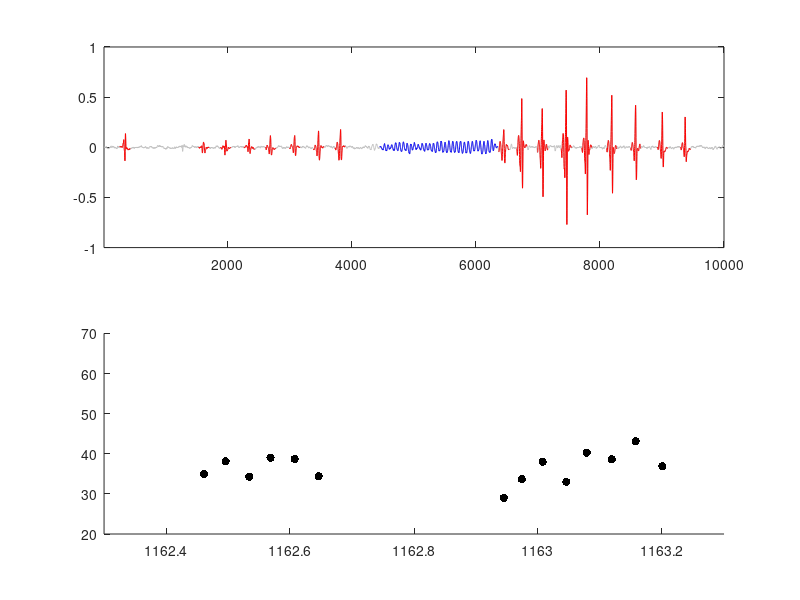

MATLAB code for this plot:
%%
% corrected Figure S2
% This plot from Figure 1 of Stern 2014 was derived from a section of song
% from sample PS_20130625111709_ch3, sample points approximately 
% 1162.3e4:1163.3e4. Corresponds to I re-examined the raw data and the IPI
% data derived from these raw data (both released publicly at the time the
% original paper was published). All the IPIs are present correctly, but 
% one data point was apparently dropped during construction of the figure.
%
% The code below plots the correct figure
%%
clear all
clf

load('PS_20130625111709_ch3_rdcd.mat')

time = IPI.IPI.t;
data = IPI.IPI.d;

figure
ax1 = subplot(2,1,1);
ax2 = subplot(2,1,2);
scatter(ax2,time/1e4,data/10,'k','filled')

xlim(ax2,[1162.3 1163.3])
plot(ax1,song,'Color',[.742 .742 .742])
xlim(ax1,[1 1e4])

%plot sines
hold(ax1,'on')
hold(ax2,'on')
plot(ax1,(Sinesstart-1162.3e4:Sinesstop-1162.3e4),sineclip,'b');

%plot pulses
for i = 1:numel(pulsesw0);
        a = pulsesw0(i);
        b = pulsesw1(i);
        t = (a-1162.3e4:b-1162.3e4);
        y = song(a-1162.3e4:b-1162.3e4);
        plot(ax1,t,y,'r'); %hold on;
end